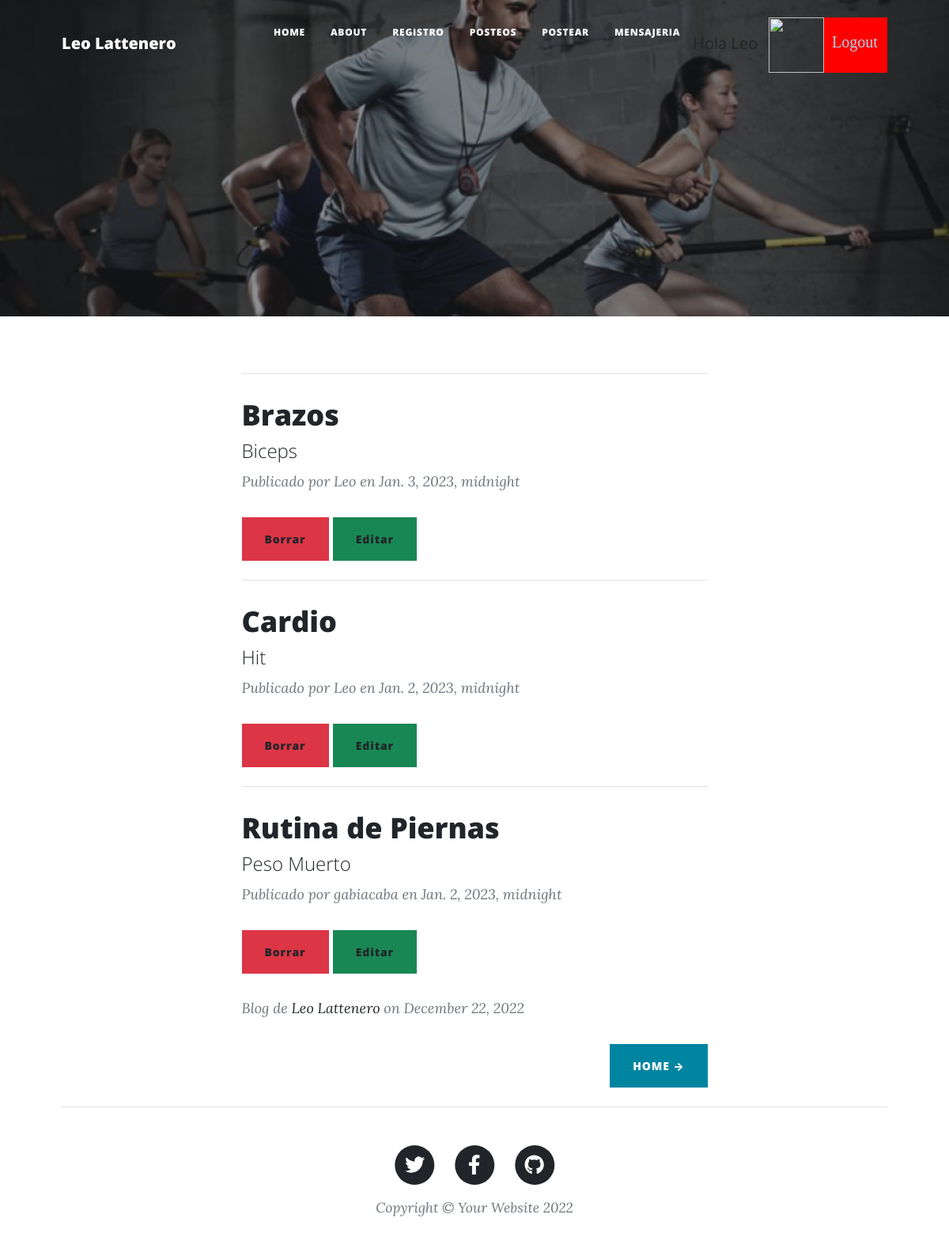
The app's page /posteos (signed in), older data.
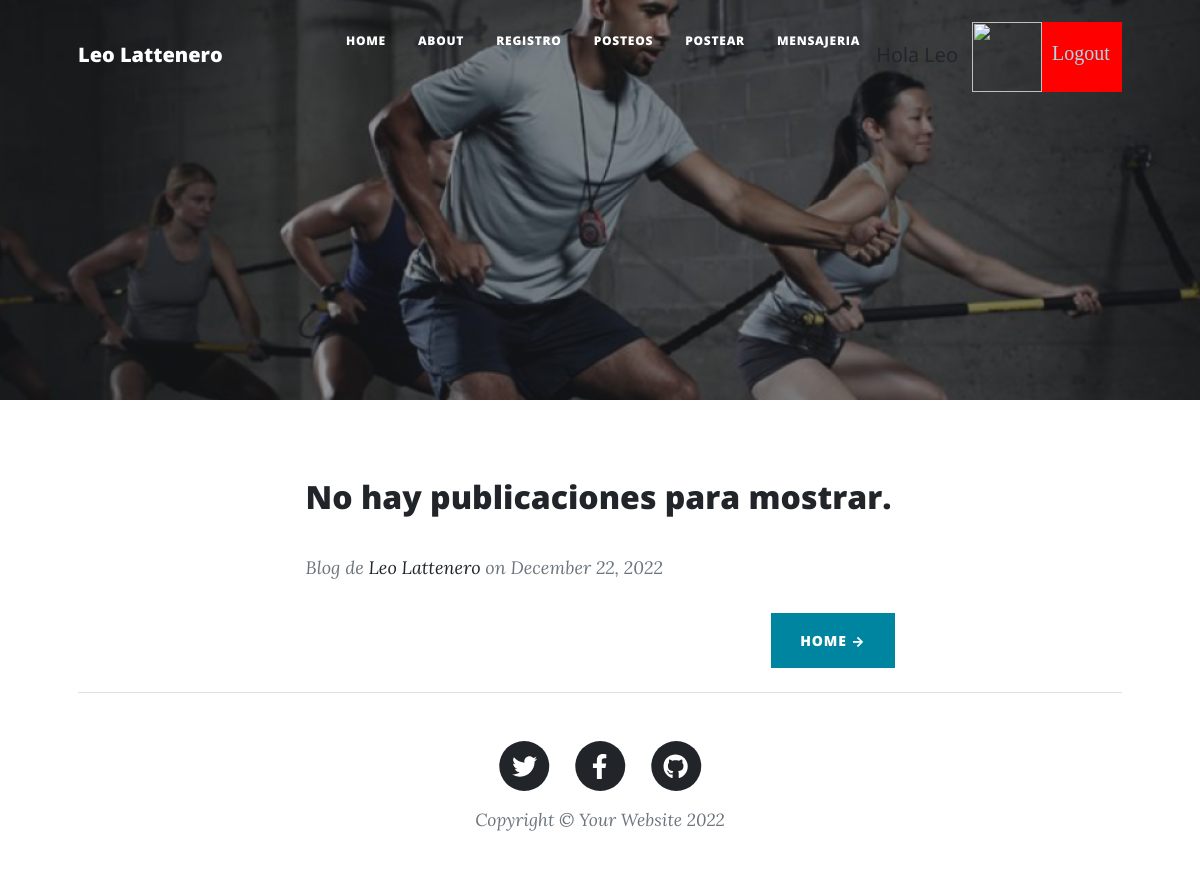
The same page, newer data.
### AppRutinas/models.py (models this page shows, shortened)
class Posteo(models.Model):
    titulo = models.CharField(max_length=255)
    subtitulo = models.CharField(max_length=255)
    imagen = models.ImageField(upload_to='media', blank=True)
    cuerpo = RichTextUploadingField() # CKEditor Rich Text Field
    autor = models.CharField(max_length=255)
    fecha = models.DateTimeField(default='2020-11-1')

### AppRutinas/views.py (the view)
# urls.py: path("posteos", posteos, name= "posteos"),
@login_required
def posteos(request):
    posteos = Posteo.objects.all().order_by('-id') # Consulta por id, de mayor a menor (ORDER BY id DESC en SQL)
    return render(request, "posteos.html", {"posteos": posteos, "imagen": obtenerAvatar(request)})

### AppLogin/views.py (called while the page is built)
def obtenerAvatar(request):
    if request.user.is_authenticated:
        lista=Avatar.objects.filter(user=request.user)
        if len(lista)!=0:
            imagen=lista[0].imagen.url
        else:
            imagen="/media/avatares/avatarpordefecto.jpg"
        return imagen

### AppRutinas/templates/posteos.html (shortened to what this page needs)
{% extends "indexR.html" %}
{% load static %}
{% block contenido_que_cambia %}
    {% if posteos %}
        <div class="container px-4 px-lg-5">
            <div class="row gx-4 gx-lg-5 justify-content-center">
                <div class="col-md-10 col-lg-8 col-xl-7">
                    {% for post in posteos %}
                        <hr class="my-4" />
                        <div class="post-preview">
                            <a href="{% url 'post' post.id %}">
                                <h2 class="post-title">{{ post.titulo }}</h2>
                                <h4 class="post-subtitle">{{ post.subtitulo }}</h3>
                            </a>
                            <p class="post-meta">
                                Publicado por {{ post.autor }}
                                en {{ post.fecha }}
                            </p>
                            <a class="btn btn-danger" href="{% url 'eliminarPost' post.id %}">Borrar</a>
                            <a class="btn btn-success" href="{% url 'editarPosteos' post.id %}">Editar</a>
                        </div>
                    {% endfor %}
                </div>
            </div>
        </div>
    {% else %}
    <div class="container px-4 px-lg-5">
        <div class="row gx-4 gx-lg-5 justify-content-center">
            <div class="col-md-10 col-lg-8 col-xl-7">
                <br>
                <h2> No hay publicaciones para mostrar. </h2>
            </div>
        </div>
    </div>
    {% endif %}
{% endblock %}

Row changes from the older to the newer data that the page shows:
removed Posteo: titulo "Brazos", subtitulo "Biceps", autor "Leo", fecha "Jan. 3, 2023, midnight"
removed Posteo: titulo "Cardio", subtitulo "Hit", autor "Leo", fecha "Jan. 2, 2023, midnight"
removed Posteo: titulo "Rutina de Piernas", subtitulo "Peso Muerto", autor "gabiacaba", fecha "Jan. 2, 2023, midnight"
Text that changed along with them:
text now shown: "No hay publicaciones para mostrar."
